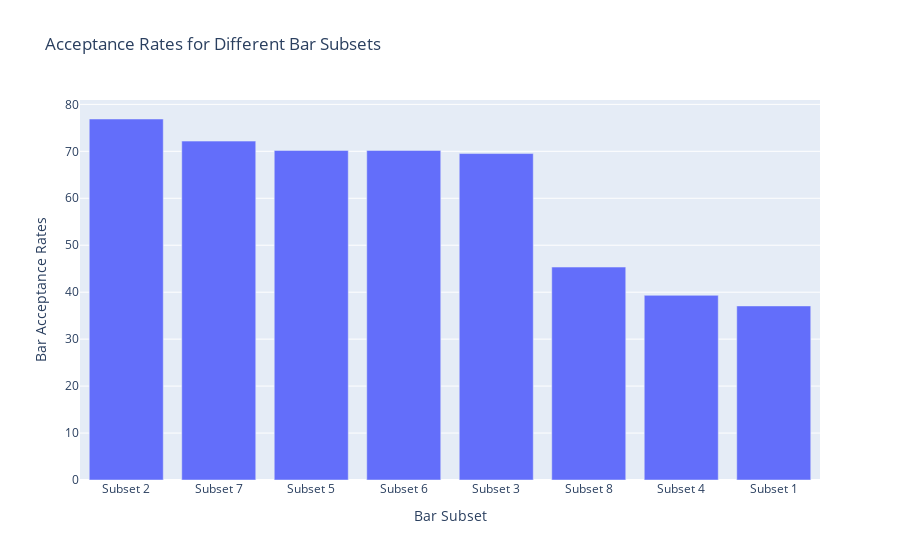

The code cell stored with this chart in its notebook:
### Code cell
# Create a bar plot
px.bar(bar_acceptance_rates_df.sort_values('Bar Acceptance Rates', ascending=False), x = "Bar Subset" , y = "Bar Acceptance Rates",
       title='Acceptance Rates for Different Bar Subsets')

### Figure 1 — Plotly figure (JSON) as saved in the notebook; plotly's stock layout.template omitted (floating-point values rounded to 4 significant figures)
{"data": [{"alignmentgroup": "True", "hovertemplate": "Bar Subset=%{x}<br>Bar Acceptance Rates=%{y}<extra></extra>", "legendgroup": "", "marker": {"color": "#636efa", "pattern": {"shape": ""}}, "name": "", "offsetgroup": "", "orientation": "v", "showlegend": false, "textposition": "auto", "type": "bar", "x": ["Subset 2", "Subset 7", "Subset 5", "Subset 6", "Subset 3", "Subset 8", "Subset 4", "Subset 1"], "xaxis": "x", "y": [76.88, 72.17, 70.19, 70.19, 69.52, 45.35, 39.33, 37.07], "yaxis": "y"}], "layout": {"barmode": "relative", "legend": {"tracegroupgap": 0}, "title": {"text": "Acceptance Rates for Different Bar Subsets"}, "xaxis": {"anchor": "y", "domain": [0, 1], "title": {"text": "Bar Subset"}}, "yaxis": {"anchor": "x", "domain": [0, 1], "title": {"text": "Bar Acceptance Rates"}}}}
